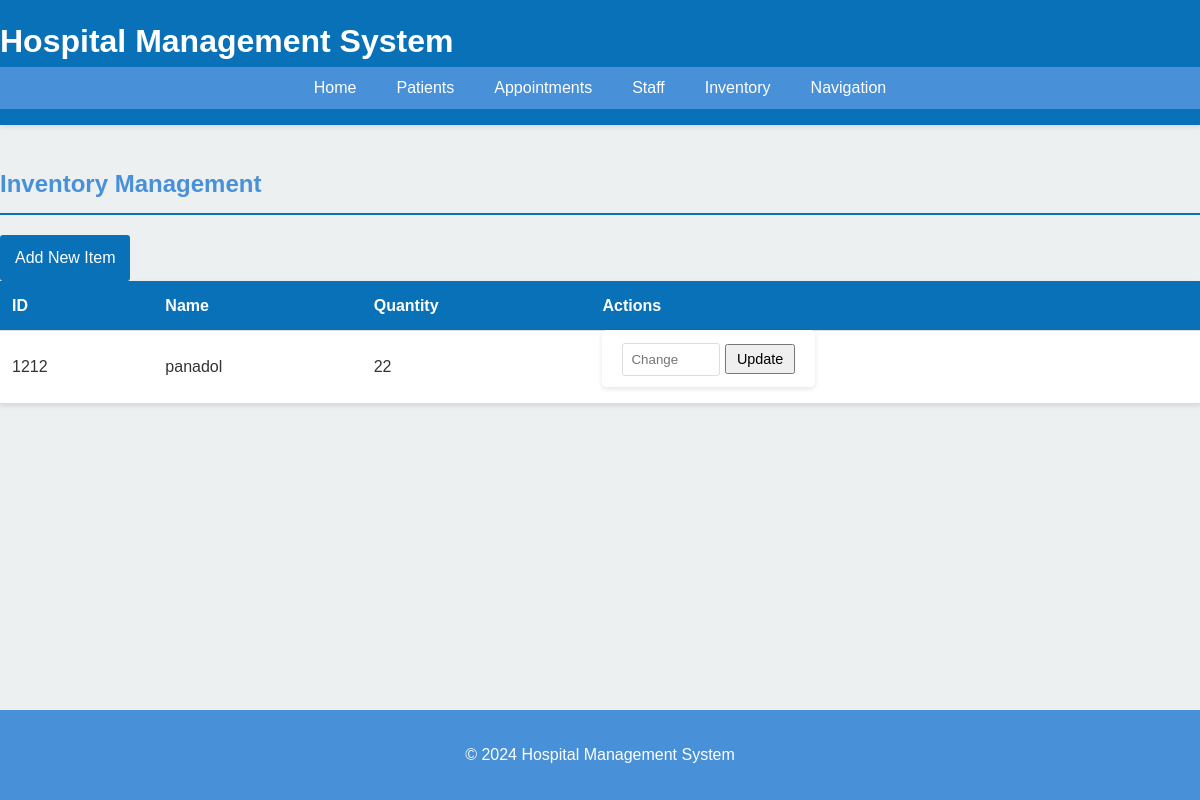
The page /inventory on the database as committed earlier.
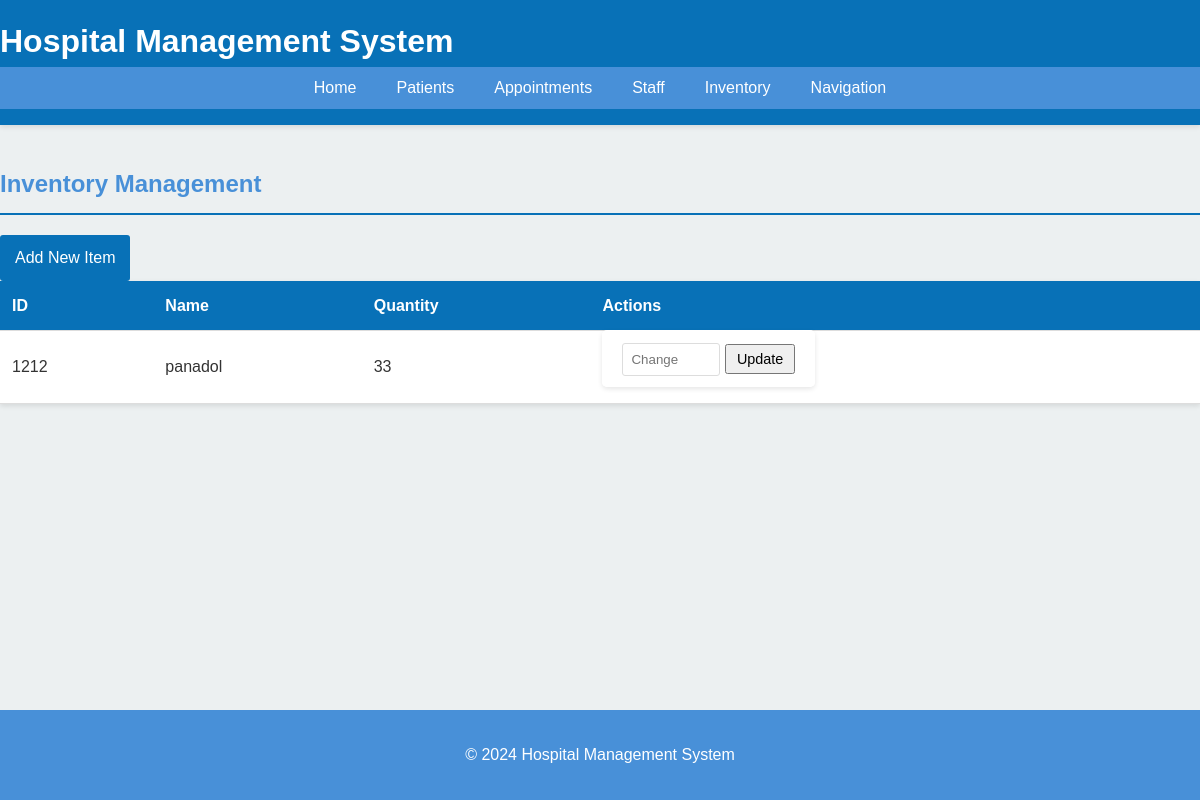
The same page on the database as committed later.
### app.py (models this page shows)
class InventoryItem(db.Model):
    id = db.Column(db.String(10), primary_key=True)
    name = db.Column(db.String(100), nullable=False)
    quantity = db.Column(db.Integer, nullable=False)

### app.py (the view)
@app.route('/inventory')
def inventory():
    all_items = hms.get_inventory()
    return render_template('inventory.html', items=all_items)

### app.py (called while the page is built)
    def get_inventory(self):
        return InventoryItem.query.all()

### templates/inventory.html (shortened to what this page needs)
{% extends "base.html" %}
{% block content %}
<h2>Inventory Management</h2>
<div class="inventory-actions">
    <a href="{{ url_for('add_inventory') }}" class="btn">Add New Item</a>
</div>
<table>
    <thead>
        <tr>
            <th>ID</th>
            <th>Name</th>
            <th>Quantity</th>
            <th>Actions</th>
        </tr>
    </thead>
    <tbody>
        {% for item in items %}
        <tr>
            <td>{{ item.id }}</td>
            <td>{{ item.name }}</td>
            <td>{{ item.quantity }}</td>
            <td>
                <form method="POST" action="{{ url_for('update_inventory') }}" style="display: inline;">
                    <input type="number" name="quantity_change" placeholder="Change" style="width: 80px;">
                    <button type="submit" class="btn-small">Update</button>
                </form>
            </td>
        </tr>
        {% endfor %}
    </tbody>
</table>
{% endblock %}

Rows that differ between the two databases and show on the page:
changed InventoryItem "panadol": quantity "22" → "33"
